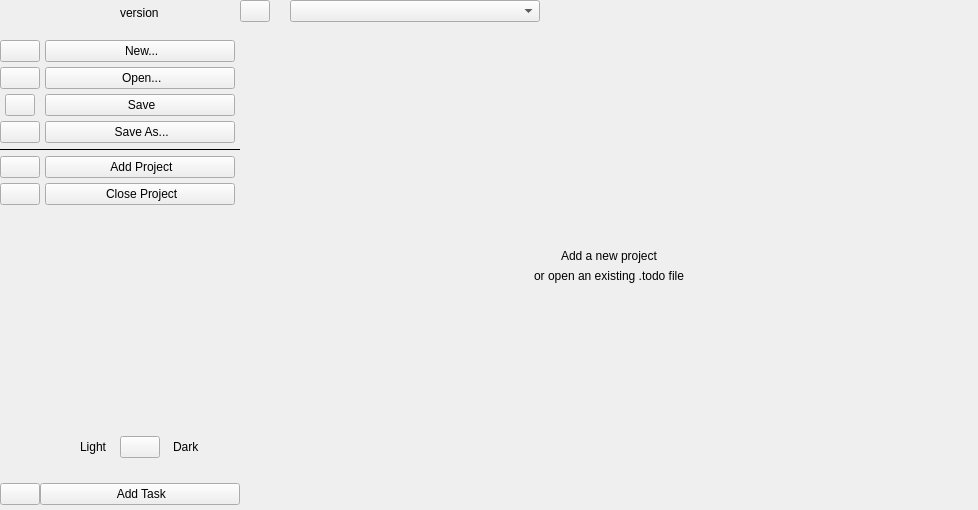
<?xml version="1.0" encoding="UTF-8"?>
<ui version="4.0">
 <class>MainWindow</class>
 <widget class="QMainWindow" name="MainWindow">
  <property name="geometry">
   <rect>
    <x>0</x>
    <y>0</y>
    <width>978</width>
    <height>510</height>
   </rect>
  </property>
  <property name="windowTitle">
   <string>SwiftNotes</string>
  </property>
  <property name="windowIcon">
   <iconset resource="resources.qrc">
    <normaloff>:/icons/icons/swift-notes.svg</normaloff>:/icons/icons/swift-notes.svg</iconset>
  </property>
  <property name="iconSize">
   <size>
    <width>55</width>
    <height>55</height>
   </size>
  </property>
  <widget class="QWidget" name="centralwidget">
   <property name="styleSheet">
    <string notr="true"/>
   </property>
   <layout class="QHBoxLayout" name="horizontalLayout">
    <property name="spacing">
     <number>0</number>
    </property>
    <property name="leftMargin">
     <number>0</number>
    </property>
    <property name="topMargin">
     <number>0</number>
    </property>
    <property name="rightMargin">
     <number>0</number>
    </property>
    <property name="bottomMargin">
     <number>0</number>
    </property>
    <item>
     <widget class="QWidget" name="IconSidebarQWidget" native="true">
      <property name="minimumSize">
       <size>
        <width>40</width>
        <height>0</height>
       </size>
      </property>
      <property name="maximumSize">
       <size>
        <width>30</width>
        <height>16777215</height>
       </size>
      </property>
      <property name="styleSheet">
       <string notr="true"/>
      </property>
      <layout class="QVBoxLayout" name="verticalLayout_3">
       <property name="spacing">
        <number>0</number>
       </property>
       <property name="leftMargin">
        <number>0</number>
       </property>
       <property name="topMargin">
        <number>0</number>
       </property>
       <property name="rightMargin">
        <number>0</number>
       </property>
       <property name="bottomMargin">
        <number>0</number>
       </property>
       <item>
        <layout class="QVBoxLayout" name="verticalLayout">
         <property name="spacing">
          <number>5</number>
         </property>
         <item>
          <spacer name="verticalSpacer_3">
           <property name="orientation">
            <enum>Qt::Vertical</enum>
           </property>
           <property name="sizeType">
            <enum>QSizePolicy::Fixed</enum>
           </property>
           <property name="sizeHint" stdset="0">
            <size>
             <width>20</width>
             <height>40</height>
            </size>
           </property>
          </spacer>
         </item>
         <item alignment="Qt::AlignHCenter">
          <widget class="QPushButton" name="pushButtonIconNew">
           <property name="maximumSize">
            <size>
             <width>16777215</width>
             <height>16777215</height>
            </size>
           </property>
           <property name="text">
            <string/>
           </property>
           <property name="icon">
            <iconset resource="resources.qrc">
             <normaloff>:/icons/icons/file-plus.svg</normaloff>:/icons/icons/file-plus.svg</iconset>
           </property>
           <property name="iconSize">
            <size>
             <width>16</width>
             <height>16</height>
            </size>
           </property>
          </widget>
         </item>
         <item alignment="Qt::AlignHCenter">
          <widget class="QPushButton" name="pushButtonIconOpen">
           <property name="maximumSize">
            <size>
             <width>16777215</width>
             <height>16777215</height>
            </size>
           </property>
           <property name="text">
            <string/>
           </property>
           <property name="icon">
            <iconset resource="resources.qrc">
             <normaloff>:/icons/icons/file.svg</normaloff>:/icons/icons/file.svg</iconset>
           </property>
          </widget>
         </item>
         <item alignment="Qt::AlignHCenter">
          <widget class="QPushButton" name="pushButtonIconSave">
           <property name="maximumSize">
            <size>
             <width>30</width>
             <height>16777215</height>
            </size>
           </property>
           <property name="text">
            <string/>
           </property>
           <property name="icon">
            <iconset resource="resources.qrc">
             <normaloff>:/icons/icons/save.svg</normaloff>:/icons/icons/save.svg</iconset>
           </property>
          </widget>
         </item>
         <item alignment="Qt::AlignHCenter">
          <widget class="QPushButton" name="pushButtonIconSaveAs">
           <property name="maximumSize">
            <size>
             <width>16777215</width>
             <height>16777215</height>
            </size>
           </property>
           <property name="text">
            <string/>
           </property>
           <property name="icon">
            <iconset resource="resources.qrc">
             <normaloff>:/icons/icons/save-as.svg</normaloff>:/icons/icons/save-as.svg</iconset>
           </property>
          </widget>
         </item>
         <item>
          <widget class="QFrame" name="IconHorizontalLine">
           <property name="frameShape">
            <enum>QFrame::HLine</enum>
           </property>
           <property name="frameShadow">
            <enum>QFrame::Plain</enum>
           </property>
          </widget>
         </item>
         <item alignment="Qt::AlignHCenter">
          <widget class="QPushButton" name="pushButtonIconAdd">
           <property name="maximumSize">
            <size>
             <width>16777215</width>
             <height>16777215</height>
            </size>
           </property>
           <property name="text">
            <string/>
           </property>
           <property name="icon">
            <iconset resource="resources.qrc">
             <normaloff>:/icons/icons/plus-circle.svg</normaloff>:/icons/icons/plus-circle.svg</iconset>
           </property>
          </widget>
         </item>
         <item alignment="Qt::AlignHCenter|Qt::AlignVCenter">
          <widget class="QPushButton" name="pushButtonIconClose">
           <property name="text">
            <string/>
           </property>
           <property name="icon">
            <iconset resource="resources.qrc">
             <normaloff>:/icons/icons/minimize-2.svg</normaloff>:/icons/icons/minimize-2.svg</iconset>
           </property>
          </widget>
         </item>
        </layout>
       </item>
       <item>
        <spacer name="verticalSpacer">
         <property name="orientation">
          <enum>Qt::Vertical</enum>
         </property>
         <property name="sizeHint" stdset="0">
          <size>
           <width>20</width>
           <height>309</height>
          </size>
         </property>
        </spacer>
       </item>
       <item alignment="Qt::AlignHCenter">
        <widget class="QPushButton" name="pushButtonIconTask">
         <property name="text">
          <string/>
         </property>
         <property name="icon">
          <iconset resource="resources.qrc">
           <normaloff>:/icons/icons/plus-square.svg</normaloff>:/icons/icons/plus-square.svg</iconset>
         </property>
        </widget>
       </item>
       <item>
        <spacer name="verticalSpacer_7">
         <property name="orientation">
          <enum>Qt::Vertical</enum>
         </property>
         <property name="sizeType">
          <enum>QSizePolicy::Fixed</enum>
         </property>
         <property name="sizeHint" stdset="0">
          <size>
           <width>20</width>
           <height>5</height>
          </size>
         </property>
        </spacer>
       </item>
      </layout>
     </widget>
    </item>
    <item>
     <widget class="QWidget" name="FullSidebarQWidget" native="true">
      <property name="minimumSize">
       <size>
        <width>200</width>
        <height>0</height>
       </size>
      </property>
      <property name="maximumSize">
       <size>
        <width>200</width>
        <height>16777215</height>
       </size>
      </property>
      <property name="styleSheet">
       <string notr="true"/>
      </property>
      <layout class="QVBoxLayout" name="verticalLayout_4" stretch="0,0,0,0,0,0">
       <property name="spacing">
        <number>0</number>
       </property>
       <property name="leftMargin">
        <number>0</number>
       </property>
       <property name="topMargin">
        <number>0</number>
       </property>
       <property name="rightMargin">
        <number>0</number>
       </property>
       <property name="bottomMargin">
        <number>0</number>
       </property>
       <item>
        <layout class="QVBoxLayout" name="verticalLayout_2">
         <property name="spacing">
          <number>5</number>
         </property>
         <item alignment="Qt::AlignHCenter|Qt::AlignBottom">
          <widget class="QLabel" name="labelVersion">
           <property name="minimumSize">
            <size>
             <width>0</width>
             <height>25</height>
            </size>
           </property>
           <property name="text">
            <string>version</string>
           </property>
          </widget>
         </item>
         <item>
          <spacer name="verticalSpacer_4">
           <property name="orientation">
            <enum>Qt::Vertical</enum>
           </property>
           <property name="sizeType">
            <enum>QSizePolicy::Fixed</enum>
           </property>
           <property name="sizeHint" stdset="0">
            <size>
             <width>20</width>
             <height>10</height>
            </size>
           </property>
          </spacer>
         </item>
         <item alignment="Qt::AlignHCenter">
          <widget class="QPushButton" name="pushButtonFullNew">
           <property name="minimumSize">
            <size>
             <width>190</width>
             <height>0</height>
            </size>
           </property>
           <property name="text">
            <string> New...</string>
           </property>
           <property name="icon">
            <iconset resource="resources.qrc">
             <normaloff>:/icons/icons/file-plus.svg</normaloff>:/icons/icons/file-plus.svg</iconset>
           </property>
           <property name="iconSize">
            <size>
             <width>14</width>
             <height>14</height>
            </size>
           </property>
          </widget>
         </item>
         <item alignment="Qt::AlignHCenter">
          <widget class="QPushButton" name="pushButtonFullOpen">
           <property name="minimumSize">
            <size>
             <width>190</width>
             <height>0</height>
            </size>
           </property>
           <property name="text">
            <string> Open...</string>
           </property>
           <property name="icon">
            <iconset resource="resources.qrc">
             <normaloff>:/icons/icons/file.svg</normaloff>:/icons/icons/file.svg</iconset>
           </property>
           <property name="iconSize">
            <size>
             <width>14</width>
             <height>14</height>
            </size>
           </property>
          </widget>
         </item>
         <item alignment="Qt::AlignHCenter">
          <widget class="QPushButton" name="pushButtonFullSave">
           <property name="minimumSize">
            <size>
             <width>190</width>
             <height>0</height>
            </size>
           </property>
           <property name="text">
            <string> Save</string>
           </property>
           <property name="icon">
            <iconset resource="resources.qrc">
             <normaloff>:/icons/icons/save.svg</normaloff>:/icons/icons/save.svg</iconset>
           </property>
           <property name="iconSize">
            <size>
             <width>14</width>
             <height>14</height>
            </size>
           </property>
          </widget>
         </item>
         <item alignment="Qt::AlignHCenter">
          <widget class="QPushButton" name="pushButtonFullSaveAs">
           <property name="minimumSize">
            <size>
             <width>190</width>
             <height>0</height>
            </size>
           </property>
           <property name="text">
            <string> Save As...</string>
           </property>
           <property name="icon">
            <iconset resource="resources.qrc">
             <normaloff>:/icons/icons/save-as.svg</normaloff>:/icons/icons/save-as.svg</iconset>
           </property>
           <property name="iconSize">
            <size>
             <width>14</width>
             <height>14</height>
            </size>
           </property>
          </widget>
         </item>
         <item>
          <widget class="QFrame" name="FullHorizontalLine">
           <property name="frameShape">
            <enum>QFrame::HLine</enum>
           </property>
           <property name="frameShadow">
            <enum>QFrame::Plain</enum>
           </property>
          </widget>
         </item>
         <item alignment="Qt::AlignHCenter">
          <widget class="QPushButton" name="pushButtonFullAdd">
           <property name="minimumSize">
            <size>
             <width>190</width>
             <height>0</height>
            </size>
           </property>
           <property name="text">
            <string> Add Project</string>
           </property>
           <property name="icon">
            <iconset resource="resources.qrc">
             <normaloff>:/icons/icons/plus-circle.svg</normaloff>:/icons/icons/plus-circle.svg</iconset>
           </property>
           <property name="iconSize">
            <size>
             <width>14</width>
             <height>14</height>
            </size>
           </property>
          </widget>
         </item>
         <item alignment="Qt::AlignHCenter">
          <widget class="QPushButton" name="pushButtonFullClose">
           <property name="minimumSize">
            <size>
             <width>190</width>
             <height>0</height>
            </size>
           </property>
           <property name="text">
            <string> Close Project</string>
           </property>
           <property name="icon">
            <iconset resource="resources.qrc">
             <normaloff>:/icons/icons/minimize-2.svg</normaloff>:/icons/icons/minimize-2.svg</iconset>
           </property>
           <property name="iconSize">
            <size>
             <width>14</width>
             <height>14</height>
            </size>
           </property>
          </widget>
         </item>
        </layout>
       </item>
       <item>
        <spacer name="verticalSpacer_2">
         <property name="orientation">
          <enum>Qt::Vertical</enum>
         </property>
         <property name="sizeHint" stdset="0">
          <size>
           <width>20</width>
           <height>282</height>
          </size>
         </property>
        </spacer>
       </item>
       <item>
        <layout class="QHBoxLayout" name="horizontalLayout_3">
         <property name="spacing">
          <number>0</number>
         </property>
         <item alignment="Qt::AlignRight|Qt::AlignVCenter">
          <widget class="QLabel" name="label_light">
           <property name="text">
            <string>Light</string>
           </property>
          </widget>
         </item>
         <item alignment="Qt::AlignHCenter|Qt::AlignVCenter">
          <widget class="QPushButton" name="pushButtonFullLayout">
           <property name="text">
            <string/>
           </property>
           <property name="icon">
            <iconset resource="resources.qrc">
             <normaloff>:/icons/icons/toggle-left.svg</normaloff>:/icons/icons/toggle-left.svg</iconset>
           </property>
           <property name="iconSize">
            <size>
             <width>14</width>
             <height>14</height>
            </size>
           </property>
          </widget>
         </item>
         <item alignment="Qt::AlignLeft|Qt::AlignVCenter">
          <widget class="QLabel" name="label_dark">
           <property name="text">
            <string>Dark</string>
           </property>
          </widget>
         </item>
        </layout>
       </item>
       <item>
        <spacer name="verticalSpacer_9">
         <property name="orientation">
          <enum>Qt::Vertical</enum>
         </property>
         <property name="sizeType">
          <enum>QSizePolicy::Fixed</enum>
         </property>
         <property name="sizeHint" stdset="0">
          <size>
           <width>20</width>
           <height>25</height>
          </size>
         </property>
        </spacer>
       </item>
       <item>
        <widget class="QPushButton" name="pushButtonFullTask">
         <property name="minimumSize">
          <size>
           <width>190</width>
           <height>0</height>
          </size>
         </property>
         <property name="text">
          <string> Add Task</string>
         </property>
         <property name="icon">
          <iconset resource="resources.qrc">
           <normaloff>:/icons/icons/plus-square.svg</normaloff>:/icons/icons/plus-square.svg</iconset>
         </property>
         <property name="iconSize">
          <size>
           <width>14</width>
           <height>14</height>
          </size>
         </property>
        </widget>
       </item>
       <item>
        <spacer name="verticalSpacer_8">
         <property name="orientation">
          <enum>Qt::Vertical</enum>
         </property>
         <property name="sizeType">
          <enum>QSizePolicy::Fixed</enum>
         </property>
         <property name="sizeHint" stdset="0">
          <size>
           <width>20</width>
           <height>5</height>
          </size>
         </property>
        </spacer>
       </item>
      </layout>
     </widget>
    </item>
    <item>
     <widget class="QWidget" name="MainViewQWidget" native="true">
      <property name="layoutDirection">
       <enum>Qt::LeftToRight</enum>
      </property>
      <layout class="QVBoxLayout" name="verticalLayout_5">
       <property name="spacing">
        <number>0</number>
       </property>
       <property name="sizeConstraint">
        <enum>QLayout::SetDefaultConstraint</enum>
       </property>
       <property name="leftMargin">
        <number>0</number>
       </property>
       <property name="topMargin">
        <number>0</number>
       </property>
       <property name="rightMargin">
        <number>0</number>
       </property>
       <property name="bottomMargin">
        <number>0</number>
       </property>
       <item alignment="Qt::AlignTop">
        <widget class="QWidget" name="TopBarQWidget" native="true">
         <property name="minimumSize">
          <size>
           <width>0</width>
           <height>0</height>
          </size>
         </property>
         <property name="maximumSize">
          <size>
           <width>16777215</width>
           <height>40</height>
          </size>
         </property>
         <layout class="QHBoxLayout" name="horizontalLayout_2">
          <property name="spacing">
           <number>0</number>
          </property>
          <property name="leftMargin">
           <number>0</number>
          </property>
          <property name="topMargin">
           <number>0</number>
          </property>
          <property name="rightMargin">
           <number>0</number>
          </property>
          <property name="bottomMargin">
           <number>0</number>
          </property>
          <item alignment="Qt::AlignHCenter">
           <widget class="QPushButton" name="pushButtonToggleMenu">
            <property name="maximumSize">
             <size>
              <width>30</width>
              <height>16777215</height>
             </size>
            </property>
            <property name="text">
             <string/>
            </property>
            <property name="icon">
             <iconset resource="resources.qrc">
              <normaloff>:/icons/icons/menu.svg</normaloff>:/icons/icons/menu.svg</iconset>
            </property>
            <property name="checkable">
             <bool>true</bool>
            </property>
           </widget>
          </item>
          <item>
           <spacer name="horizontalSpacer_2">
            <property name="orientation">
             <enum>Qt::Horizontal</enum>
            </property>
            <property name="sizeType">
             <enum>QSizePolicy::Fixed</enum>
            </property>
            <property name="sizeHint" stdset="0">
             <size>
              <width>20</width>
              <height>20</height>
             </size>
            </property>
           </spacer>
          </item>
          <item>
           <widget class="QComboBox" name="comboBoxProjects">
            <property name="minimumSize">
             <size>
              <width>250</width>
              <height>0</height>
             </size>
            </property>
            <property name="styleSheet">
             <string notr="true"/>
            </property>
           </widget>
          </item>
          <item>
           <spacer name="horizontalSpacer">
            <property name="orientation">
             <enum>Qt::Horizontal</enum>
            </property>
            <property name="sizeHint" stdset="0">
             <size>
              <width>497</width>
              <height>20</height>
             </size>
            </property>
           </spacer>
          </item>
         </layout>
        </widget>
       </item>
       <item>
        <widget class="QStackedWidget" name="TaskWindowstackedWidget">
         <property name="currentIndex">
          <number>0</number>
         </property>
         <widget class="QWidget" name="WelcomePage">
          <layout class="QVBoxLayout" name="verticalLayout_7">
           <item>
            <spacer name="verticalSpacer_6">
             <property name="orientation">
              <enum>Qt::Vertical</enum>
             </property>
             <property name="sizeHint" stdset="0">
              <size>
               <width>20</width>
               <height>206</height>
              </size>
             </property>
            </spacer>
           </item>
           <item>
            <widget class="QLabel" name="labelWelcome">
             <property name="text">
              <string>Add a new project</string>
             </property>
             <property name="alignment">
              <set>Qt::AlignCenter</set>
             </property>
            </widget>
           </item>
           <item>
            <widget class="QLabel" name="labelWelcomeDrop">
             <property name="text">
              <string>or open an existing .todo file</string>
             </property>
             <property name="alignment">
              <set>Qt::AlignCenter</set>
             </property>
            </widget>
           </item>
           <item>
            <spacer name="verticalSpacer_5">
             <property name="orientation">
              <enum>Qt::Vertical</enum>
             </property>
             <property name="sizeHint" stdset="0">
              <size>
               <width>20</width>
               <height>206</height>
              </size>
             </property>
            </spacer>
           </item>
          </layout>
         </widget>
         <widget class="QWidget" name="TaskPage">
          <layout class="QGridLayout" name="gridLayout">
           <property name="leftMargin">
            <number>9</number>
           </property>
           <item row="0" column="0" alignment="Qt::AlignLeft">
            <widget class="QLabel" name="labelOpen">
             <property name="text">
              <string>Open</string>
             </property>
            </widget>
           </item>
           <item row="0" column="2" alignment="Qt::AlignLeft">
            <widget class="QLabel" name="labelInProgress">
             <property name="text">
              <string>In Progess</string>
             </property>
            </widget>
           </item>
           <item row="0" column="4" alignment="Qt::AlignLeft">
            <widget class="QLabel" name="labelStuckTest">
             <property name="text">
              <string>Stuck/Test</string>
             </property>
            </widget>
           </item>
           <item row="0" column="6" alignment="Qt::AlignLeft">
            <widget class="QLabel" name="labelDone">
             <property name="text">
              <string>Done</string>
             </property>
            </widget>
           </item>
           <item row="1" column="0" colspan="2">
            <widget class="QScrollArea" name="scrollAreaOpen">
             <property name="sizePolicy">
              <sizepolicy hsizetype="Expanding" vsizetype="Expanding">
               <horstretch>0</horstretch>
               <verstretch>0</verstretch>
              </sizepolicy>
             </property>
             <property name="acceptDrops">
              <bool>true</bool>
             </property>
             <property name="verticalScrollBarPolicy">
              <enum>Qt::ScrollBarAlwaysOff</enum>
             </property>
             <property name="horizontalScrollBarPolicy">
              <enum>Qt::ScrollBarAlwaysOff</enum>
             </property>
             <property name="sizeAdjustPolicy">
              <enum>QAbstractScrollArea::AdjustToContents</enum>
             </property>
             <property name="widgetResizable">
              <bool>true</bool>
             </property>
             <widget class="QWidget" name="scrollAreaWidgetContentsOpen">
              <property name="geometry">
               <rect>
                <x>0</x>
                <y>0</y>
                <width>98</width>
                <height>28</height>
               </rect>
              </property>
              <layout class="QVBoxLayout" name="verticalLayout_6"/>
             </widget>
            </widget>
           </item>
           <item row="1" column="2" colspan="2">
            <widget class="QScrollArea" name="scrollAreaInProgress">
             <property name="sizePolicy">
              <sizepolicy hsizetype="Expanding" vsizetype="Expanding">
               <horstretch>0</horstretch>
               <verstretch>0</verstretch>
              </sizepolicy>
             </property>
             <property name="acceptDrops">
              <bool>true</bool>
             </property>
             <property name="verticalScrollBarPolicy">
              <enum>Qt::ScrollBarAlwaysOff</enum>
             </property>
             <property name="horizontalScrollBarPolicy">
              <enum>Qt::ScrollBarAlwaysOff</enum>
             </property>
             <property name="sizeAdjustPolicy">
              <enum>QAbstractScrollArea::AdjustToContents</enum>
             </property>
             <property name="widgetResizable">
              <bool>true</bool>
             </property>
             <widget class="QWidget" name="scrollAreaWidgetContentsInProgress">
              <property name="geometry">
               <rect>
                <x>0</x>
                <y>0</y>
                <width>98</width>
                <height>28</height>
               </rect>
              </property>
              <layout class="QVBoxLayout" name="verticalLayout_10"/>
             </widget>
            </widget>
           </item>
           <item row="1" column="4" colspan="2">
            <widget class="QScrollArea" name="scrollAreaStuckTest">
             <property name="sizePolicy">
              <sizepolicy hsizetype="Expanding" vsizetype="Expanding">
               <horstretch>0</horstretch>
               <verstretch>0</verstretch>
              </sizepolicy>
             </property>
             <property name="acceptDrops">
              <bool>true</bool>
             </property>
             <property name="verticalScrollBarPolicy">
              <enum>Qt::ScrollBarAlwaysOff</enum>
             </property>
             <property name="horizontalScrollBarPolicy">
              <enum>Qt::ScrollBarAlwaysOff</enum>
             </property>
             <property name="sizeAdjustPolicy">
              <enum>QAbstractScrollArea::AdjustToContents</enum>
             </property>
             <property name="widgetResizable">
              <bool>true</bool>
             </property>
             <widget class="QWidget" name="scrollAreaWidgetContentsStuckTest">
              <property name="geometry">
               <rect>
                <x>0</x>
                <y>0</y>
                <width>98</width>
                <height>28</height>
               </rect>
              </property>
              <layout class="QVBoxLayout" name="verticalLayout_12"/>
             </widget>
            </widget>
           </item>
           <item row="1" column="6" colspan="2">
            <widget class="QScrollArea" name="scrollAreaDone">
             <property name="sizePolicy">
              <sizepolicy hsizetype="Expanding" vsizetype="Expanding">
               <horstretch>0</horstretch>
               <verstretch>0</verstretch>
              </sizepolicy>
             </property>
             <property name="acceptDrops">
              <bool>true</bool>
             </property>
             <property name="verticalScrollBarPolicy">
              <enum>Qt::ScrollBarAlwaysOff</enum>
             </property>
             <property name="horizontalScrollBarPolicy">
              <enum>Qt::ScrollBarAlwaysOff</enum>
             </property>
             <property name="sizeAdjustPolicy">
              <enum>QAbstractScrollArea::AdjustToContents</enum>
             </property>
             <property name="widgetResizable">
              <bool>true</bool>
             </property>
             <widget class="QWidget" name="scrollAreaWidgetContentsDone">
              <property name="geometry">
               <rect>
                <x>0</x>
                <y>0</y>
                <width>98</width>
                <height>28</height>
               </rect>
              </property>
              <layout class="QVBoxLayout" name="verticalLayout_13"/>
             </widget>
            </widget>
           </item>
           <item row="2" column="1" alignment="Qt::AlignRight">
            <widget class="QLabel" name="labelOpenOutOf">
             <property name="text">
              <string>TextLabel</string>
             </property>
            </widget>
           </item>
           <item row="2" column="3" alignment="Qt::AlignRight">
            <widget class="QLabel" name="labelInProgressOutOf">
             <property name="text">
              <string>TextLabel</string>
             </property>
            </widget>
           </item>
           <item row="2" column="5" alignment="Qt::AlignRight">
            <widget class="QLabel" name="labelStuckTestOutOf">
             <property name="text">
              <string>TextLabel</string>
             </property>
            </widget>
           </item>
           <item row="2" column="7" alignment="Qt::AlignRight">
            <widget class="QLabel" name="labelDoneOutOf">
             <property name="text">
              <string>TextLabel</string>
             </property>
            </widget>
           </item>
          </layout>
         </widget>
         <widget class="QWidget" name="ProjectPage">
          <layout class="QVBoxLayout" name="verticalLayout_8">
           <property name="spacing">
            <number>0</number>
           </property>
           <property name="leftMargin">
            <number>9</number>
           </property>
           <property name="topMargin">
            <number>9</number>
           </property>
           <property name="rightMargin">
            <number>9</number>
           </property>
           <property name="bottomMargin">
            <number>29</number>
           </property>
           <item>
            <layout class="QHBoxLayout" name="horizontalLayout_4">
             <property name="spacing">
              <number>5</number>
             </property>
             <property name="leftMargin">
              <number>0</number>
             </property>
             <property name="rightMargin">
              <number>0</number>
             </property>
             <property name="bottomMargin">
              <number>5</number>
             </property>
             <item alignment="Qt::AlignVCenter">
              <widget class="QLabel" name="label">
               <property name="font">
                <font>
                 <pointsize>12</pointsize>
                 <bold>false</bold>
                </font>
               </property>
               <property name="text">
                <string>Projects</string>
               </property>
              </widget>
             </item>
             <item>
              <spacer name="horizontalSpacer_3">
               <property name="orientation">
                <enum>Qt::Horizontal</enum>
               </property>
               <property name="sizeHint" stdset="0">
                <size>
                 <width>40</width>
                 <height>20</height>
                </size>
               </property>
              </spacer>
             </item>
             <item alignment="Qt::AlignHCenter">
              <widget class="QLabel" name="labelSort">
               <property name="text">
                <string>sorted by: Title</string>
               </property>
              </widget>
             </item>
             <item alignment="Qt::AlignRight|Qt::AlignVCenter">
              <widget class="QPushButton" name="pushButtonSort">
               <property name="maximumSize">
                <size>
                 <width>16777215</width>
                 <height>16777215</height>
                </size>
               </property>
               <property name="text">
                <string/>
               </property>
               <property name="icon">
                <iconset resource="resources.qrc">
                 <normaloff>:/icons/icons/sliders.svg</normaloff>:/icons/icons/sliders.svg</iconset>
               </property>
               <property name="iconSize">
                <size>
                 <width>14</width>
                 <height>14</height>
                </size>
               </property>
              </widget>
             </item>
            </layout>
           </item>
           <item>
            <widget class="QStackedWidget" name="ProjectPagestackedWidget">
             <property name="currentIndex">
              <number>0</number>
             </property>
             <widget class="QWidget" name="pageList">
              <layout class="QVBoxLayout" name="verticalLayout_9">
               <property name="spacing">
                <number>5</number>
               </property>
               <property name="leftMargin">
                <number>0</number>
               </property>
               <property name="topMargin">
                <number>0</number>
               </property>
               <property name="rightMargin">
                <number>0</number>
               </property>
               <property name="bottomMargin">
                <number>0</number>
               </property>
               <item>
                <widget class="QScrollArea" name="scrollAreaProjectsList">
                 <property name="verticalScrollBarPolicy">
                  <enum>Qt::ScrollBarAlwaysOff</enum>
                 </property>
                 <property name="horizontalScrollBarPolicy">
                  <enum>Qt::ScrollBarAlwaysOff</enum>
                 </property>
                 <property name="widgetResizable">
                  <bool>true</bool>
                 </property>
                 <widget class="QWidget" name="scrollAreaWidgetContentsProjectsList">
                  <property name="geometry">
                   <rect>
                    <x>0</x>
                    <y>0</y>
                    <width>718</width>
                    <height>417</height>
                   </rect>
                  </property>
                  <layout class="QVBoxLayout" name="verticalLayout_11"/>
                 </widget>
                </widget>
               </item>
              </layout>
             </widget>
             <widget class="QWidget" name="pageGrid">
              <layout class="QVBoxLayout" name="verticalLayout_14">
               <item>
                <widget class="QScrollArea" name="scrollArea">
                 <property name="widgetResizable">
                  <bool>true</bool>
                 </property>
                 <widget class="QWidget" name="scrollAreaWidgetContents">
                  <property name="geometry">
                   <rect>
                    <x>0</x>
                    <y>0</y>
                    <width>98</width>
                    <height>28</height>
                   </rect>
                  </property>
                  <layout class="QVBoxLayout" name="verticalLayout_15"/>
                 </widget>
                </widget>
               </item>
              </layout>
             </widget>
            </widget>
           </item>
          </layout>
         </widget>
        </widget>
       </item>
      </layout>
     </widget>
    </item>
   </layout>
  </widget>
 </widget>
 <resources>
  <include location="resources.qrc"/>
 </resources>
 <connections>
  <connection>
   <sender>pushButtonToggleMenu</sender>
   <signal>toggled(bool)</signal>
   <receiver>IconSidebarQWidget</receiver>
   <slot>setHidden(bool)</slot>
   <hints>
    <hint type="sourcelabel">
     <x>267</x>
     <y>23</y>
    </hint>
    <hint type="destinationlabel">
     <x>24</x>
     <y>335</y>
    </hint>
   </hints>
  </connection>
  <connection>
   <sender>pushButtonToggleMenu</sender>
   <signal>toggled(bool)</signal>
   <receiver>FullSidebarQWidget</receiver>
   <slot>setVisible(bool)</slot>
   <hints>
    <hint type="sourcelabel">
     <x>267</x>
     <y>23</y>
    </hint>
    <hint type="destinationlabel">
     <x>181</x>
     <y>282</y>
    </hint>
   </hints>
  </connection>
 </connections>
</ui>
